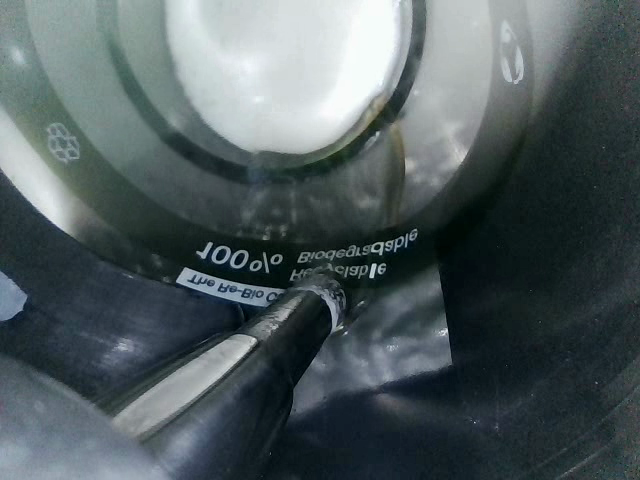
#> input picture frames5/frame_no_0000.png, 640 x 480 px, given in place of frame_no_0040.png, which was not available
$ python segmenter_test.py
#> lines starting #> are read from the running program, lines starting #| are printed output that depends on the picture; after the words box and inside, x2 and y2 are one past the last pixel; in counts of white or black regions, pixels touching at a corner belong together; pictures that were not available may be replaced by others from this repository, and a replacement may not be noted
### kmeans_test.py
# Configura la cartella delle immagini
image_folder = "frames5"  # Cambia con il percorso della tua cartella
points = 'points_to_crop.txt'
clusters = 2  # Numero di cluster per K-means

import cv2
import numpy as np
from sklearn.cluster import KMeans
from skimage.feature import local_binary_pattern
import matplotlib.pyplot as plt

def preprocess_and_segment(img, n_clusters=3):
    # Leggi l'immagine
    if img is None:
        raise ValueError("Impossibile leggere l'immagine")

    # Converti in scala di grigi
    gray = cv2.cvtColor(img, cv2.COLOR_BGR2GRAY)

    # 1. Aumenta il contrasto con CLAHE
    clahe = cv2.createCLAHE(clipLimit=2.0, tileGridSize=(8,8))
    img_clahe = clahe.apply(gray)

    # 2. Applica filtro bilaterale per ridurre il rumore preservando i bordi
    bilateral = cv2.bilateralFilter(img_clahe, 9, 75, 75)

    # 3. Calcola LBP per le texture
    radius = 1
    n_points = 8 * radius
    lbp = local_binary_pattern(gray, n_points, radius, method='uniform')

    # 4. Estrai canale V dallo spazio HSV
    hsv = cv2.cvtColor(img, cv2.COLOR_BGR2HSV)
    v_channel = hsv[:,:,2]

    # Normalizza tutte le features tra 0 e 1
    bilateral_norm = bilateral / 255.0
    lbp_norm = (lbp - lbp.min()) / (lbp.max() - lbp.min())
    v_norm = v_channel / 255.0

    # Combina le features
    h, w = gray.shape
    features = np.column_stack([
        bilateral_norm.reshape(-1),
        lbp_norm.reshape(-1),
        v_norm.reshape(-1)
    ])

    # Applica k-means
    kmeans = KMeans(n_clusters=n_clusters, random_state=42)
    labels = kmeans.fit_predict(features)

    # Riorganizza i labels in forma di immagine
    segmented = labels.reshape(h, w)

    # Identifica il cluster della schiuma (assumiamo sia il cluster più chiaro)
    cluster_means = []
    for i in range(n_clusters):
        cluster_mean = np.mean(bilateral_norm.reshape(-1)[labels == i])
        cluster_means.append((i, cluster_mean))

    # Ordina i cluster per luminosità media
    foam_cluster = max(cluster_means, key=lambda x: x[1])[0]

    # Crea maschera binaria per la schiuma
    foam_mask = (segmented == foam_cluster).astype(np.uint8) * 255

    return img, segmented, foam_mask

# [53 lines left out: functions visualize_results, main, not called in this run]

# Uso
# [3 lines that do not run on import are left out]

### segmenter_test.py
import cv2
import numpy as np
import os
from kmeans_test import preprocess_and_segment

def load_and_preprocess_image(image_path):
#> called with image_path = 'frames5/frame_no_0040.png'
    img = cv2.imread(image_path, cv2.IMREAD_GRAYSCALE)
#> img: shape (480, 640); min 0, max 252, mean 87.9

    # Rimuove i riflessi di luce eliminando i pixel troppo luminosi
    _, img = cv2.threshold(img, 190, 255, cv2.THRESH_TRUNC)
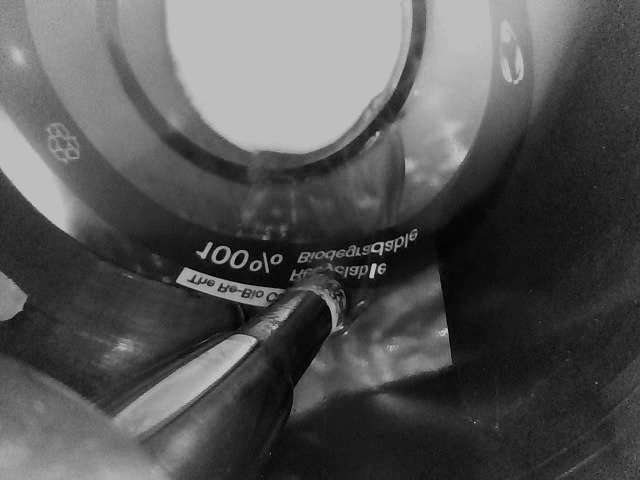
#> img: shape (480, 640); min 0, max 190, mean 84.9


    blurred = cv2.GaussianBlur(img, (11, 11), 0)
    blurred = cv2.medianBlur(blurred, 13)
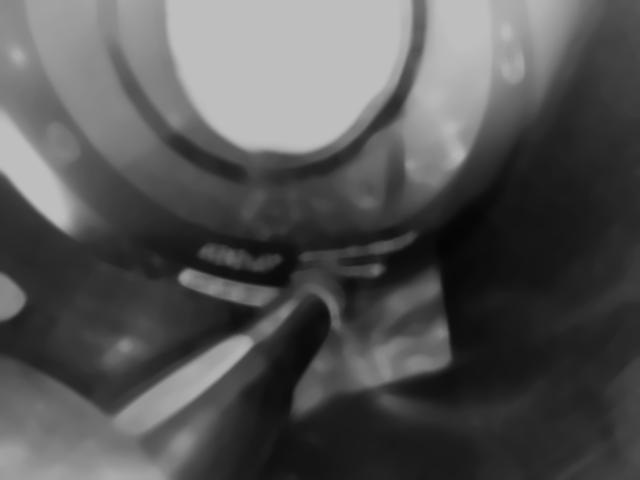
#> blurred: shape (480, 640); min 5, max 190, mean 84.6
    clahe = cv2.createCLAHE(clipLimit=2.0, tileGridSize=(4, 4))
    blurred = clahe.apply(blurred)
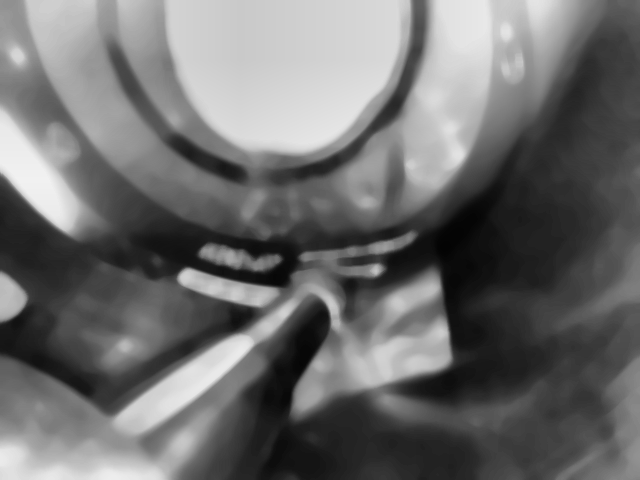
#> blurred: shape (480, 640); min 3, max 241, mean 109.5
    edges = cv2.Canny(blurred, threshold1=30, threshold2=80)
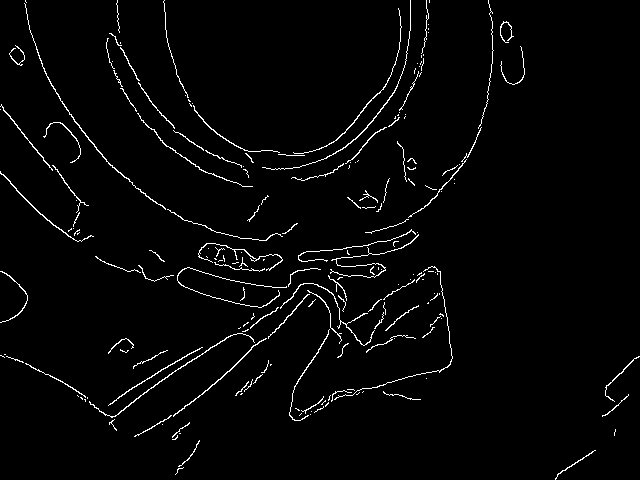
#> edges: shape (480, 640); 2.5% white in thin lines or dots
    # cv2.imshow("Preprocessed Image", edges)
    # cv2.waitKey(0)
    return edges

# [4 lines left out: function apply_circular_mask, not called in this run]

def remove_region(image, path):
#> called with path = 'points_to_crop.txt'
    with open(path, 'r') as file:
#> (reads points_to_crop.txt from the repository)
        points = [tuple(map(int, line.strip().split(','))) for line in file]

    height, width = image.shape
#> height = 480; width = 640
    bottom_left = (0, height)
#> bottom_left = (0, 480)
    points.append(bottom_left)
    mask = np.zeros(image.shape, dtype=np.uint8)
    points = np.array(points, dtype=np.int32)
    cv2.fillPoly(mask, [points], 255)
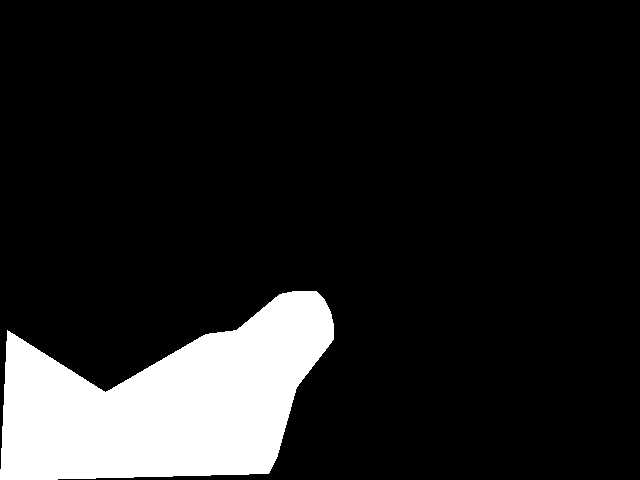
#> mask: shape (480, 640); 12.9% white; 1 white region, box (x1, y1, x2, y2) and area: (0, 291, 334, 480) 39586
    return cv2.bitwise_and(image, image, mask=~mask)
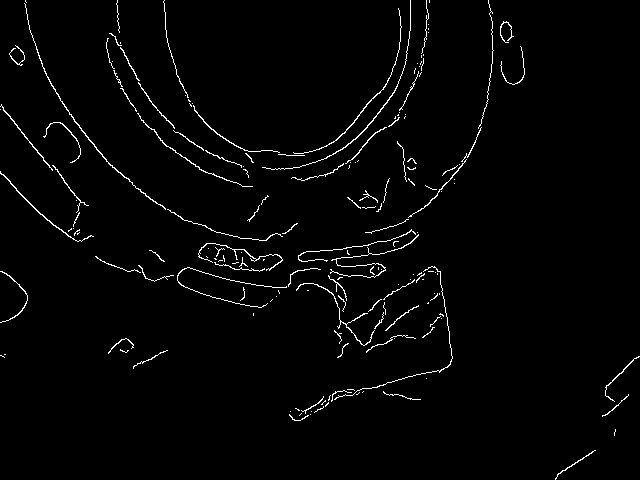
#> returned value: shape (480, 640); 2% white in thin lines or dots

# [92 lines left out: function find_inner_contour, not called in this run]

def process_image(image_path, center, radius):
    edges = load_and_preprocess_image(image_path)
    edges = remove_region(edges, "points_to_crop.txt")
    #edges = apply_circular_mask(edges, center, radius)
    kernel = np.ones((3, 3), np.uint8)
    edges = cv2.dilate(edges, kernel, iterations=2)
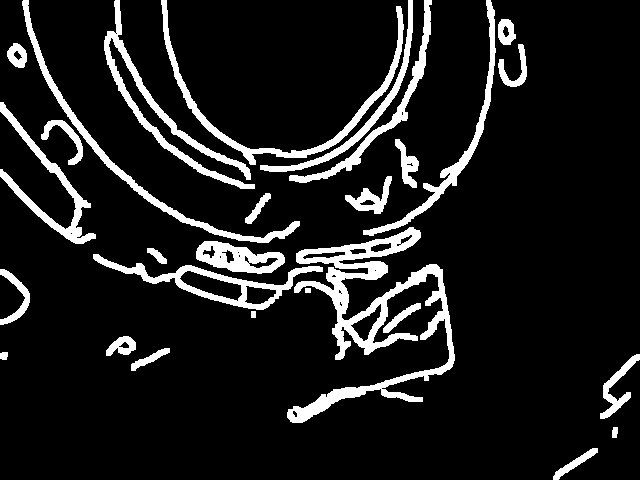
#> edges: shape (480, 640); 11.2% white; 28 white regions, largest, box (x1, y1, x2, y2) and area: (287, 227, 455, 423) 8074, (104, 0, 255, 189) 3145, (161, 0, 404, 165) 2823

    original, segmented, foam_mask = preprocess_and_segment(image_path, 3)
    edges = cv2.Canny(foam_mask, threshold1=30, threshold2=80)

    inner_contour = find_inner_contour(edges, center)
    original_img = cv2.imread(image_path)
    output_img = cv2.cvtColor(edges, cv2.COLOR_GRAY2BGR)

    if inner_contour is not None:
        cv2.drawContours(output_img, [inner_contour], -1, (0, 0, 255), 2)
        cv2.drawContours(original_img, [inner_contour], -1, (0, 0, 255), 2)  # Disegna anche nell'originale

    # cv2.circle(original_img, center, radius, (255, 0, 0), 2)
    # cv2.circle(output_img, center, radius, (255, 0, 0), 2)
    cv2.circle(original_img, center, 5, (0, 255, 0), -1)  # Disegna il centro del cerchio
    cv2.circle(output_img, center, 5, (0, 255, 0), -1)  # Disegna il centro del cerchio

    combined_img = np.hstack((original_img, output_img))
    return combined_img

def main():
    image_path = "frames5/frame_no_0040.png"
    center = (300, 95)
    radius = 235
    result_img = process_image(image_path, center, radius)
    cv2.imshow("Processed Image", result_img)
    cv2.waitKey(0)
    cv2.destroyAllWindows()

if __name__ == "__main__":
#> (the run stopped early here; a loop or call above may not have finished)
